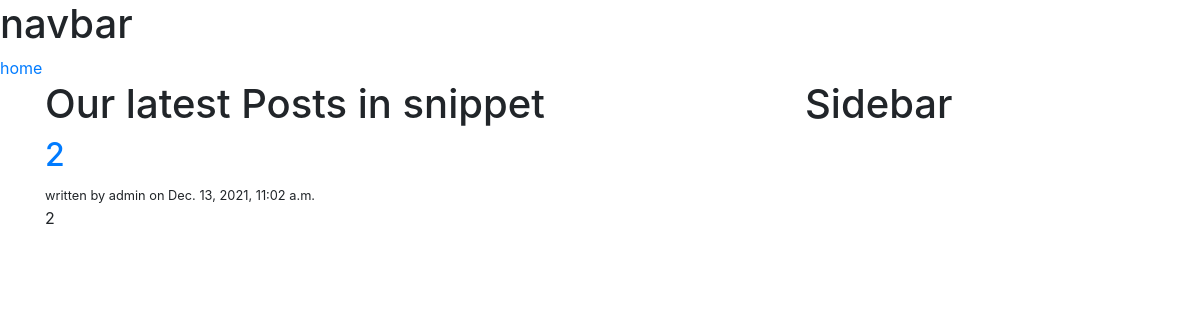
Page /blog/category/snippet/ on the committed database.
### blog/models.py (models this page shows, shortened)
class Category(models.Model):
    name            = models.CharField(max_length=250)
    slug            = models.SlugField(max_length=250, unique=True)
    class Meta:
        ordering            = ('name', )
        verbose_name        = 'category'
        verbose_name_plural = 'categories'

class Post(models.Model):
    STATUS_CHOICES  = (
        ('draft', 'Draft'),
        ('published', 'Published'),
    )
    category        = models.ForeignKey(Category, on_delete=models.CASCADE)
    title           = models.CharField(max_length=250)
    slug            = models.SlugField(max_length=250, unique=True)
    content         = models.TextField()
    seo_title       = models.CharField(max_length=250)
    seo_description = models.CharField(max_length=160)
    author          = models.ForeignKey(User, related_name='blog_posts', on_delete=models.CASCADE)
    published       = models.DateTimeField(default=timezone.now)
    created         = models.DateTimeField(auto_now_add=True)
    updated         = models.DateTimeField(auto_now=True)
    status          = models.CharField(max_length=9, choices=STATUS_CHOICES, default='draft')
    def get_absolute_url(self):
        return reverse("post_detail", kwargs={"slug": self.slug})

### blog/views.py (the view)
# urls.py: path('category/<slug:category_slug>/', views.list_of_post_by_category, name='list_of_post_by_category'),
def list_of_post_by_category(request, category_slug):
    categories = Category.objects.all()
    post = Post.objects.filter(status = 'published')
    if category_slug:
        category = get_object_or_404(Category, slug = category_slug)
        post = post.filter(category=category)
        paginator = Paginator(post, 1)
        page = request.GET.get('page')
        try:
            posts = paginator.page(page)
        except PageNotAnInteger:
            posts = paginator.page(1)
        except EmptyPage:
            posts = paginator.page(paginator.num_pages)
    template = 'blog/category/list_of_post_by_category.html'
    context = {'categories': categories, 'post': posts, 'category': category}
    return render(request, template, context)

### blog/templates/blog/category/list_of_post_by_category.html (shortened to what this page needs)
{% extends 'blog/base.html' %}
{% block content %}
<div class="row">
    <div class="col-md-8">
        <div class="page-header">
            <h1>
                Our latest Posts in {{category.name}}
            </h1>
        </div>
        {% for posts in post %}
            <a href="{{ posts.get_absolute_url }}"><h2>{{ posts.title }}</h2></a>
            <small>written by {{ posts.author }} on {{ posts.published }} </small>
            <br>
            {{ posts.content|truncatechars:40|linebreaksbr }}
        {% endfor %}
    </div>
    <div class="col-md-4">
        <div class="page-header">
            <h1>
                Sidebar
            </h1>
        </div>
    </div>
</div>
{% endblock %}

### rows in the picture
Category: name "snippet"
Post: title "2", author "admin", published "Dec. 13, 2021, 11:02 a.m.", content "2"
